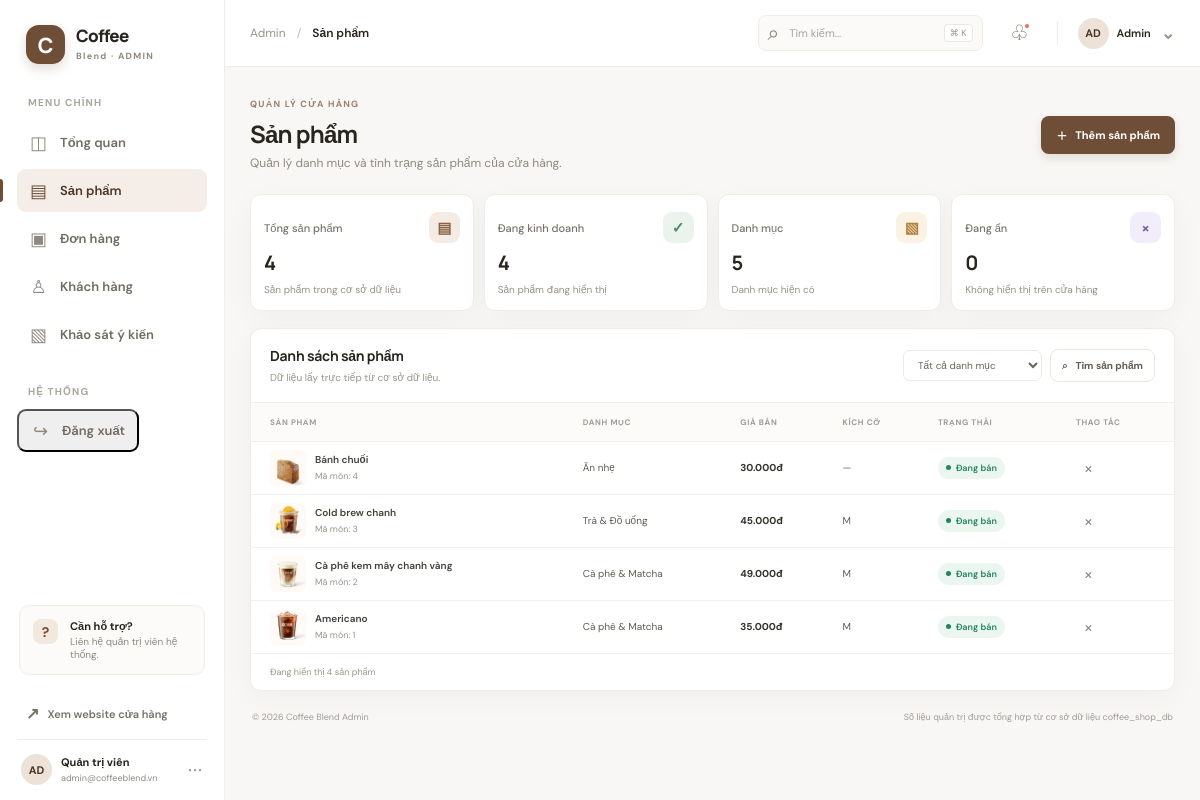
Page /admin/index.php?page=products (signed in) on the committed database.
### tables this page shows
CREATE TABLE SanPham (
    MaSP INT NOT NULL AUTO_INCREMENT,
    MaLoaiSP INT NOT NULL,
    TenSP VARCHAR(100) NOT NULL,
    KichCo VARCHAR(10) NULL,
    GiaBan DECIMAL(12, 2) NOT NULL,
    TrangThai TINYINT(1) NULL,
    HinhAnh VARCHAR(255) NULL,
    PRIMARY KEY (MaSP)
);

CREATE TABLE LoaiSanPham (
    MaLoaiSP INT NOT NULL AUTO_INCREMENT,
    TenLoaiSP VARCHAR(100) NOT NULL,
    ThuTuHienThi INT NULL,
    PRIMARY KEY (MaLoaiSP)
);

### admin/index.php (the view, shortened to what the rows shown need)
<?php
$isAdminAuthenticated = ($_SESSION['admin_authenticated'] ?? false) === true;
$page = $_GET['page'] ?? 'dashboard';
$products = [];
$orders = [];
$dashboard = [
    'revenue_today' => 0.0,
    'orders_today' => 0,
    'new_customers' => 0,
    'average_order' => 0.0,
    'revenue_week' => 0.0,
    'revenue_previous_week' => 0.0,
    'products_sold' => 0,
    'revenue_days' => [],
    'category_sales' => [],
    'customer_count' => 0,
    'loyal_customer_count' => 0,
    'survey_open' => 0,
    'survey_invitations' => 0,
    'survey_responses' => 0,
    'average_rating' => 0.0,
    'rating_counts' => [],
    'feedback_count' => 0,
];
if ($isAdminAuthenticated) {
    try {
        require_once __DIR__ . '/../connect.php';
        if (in_array($page, ['products', 'dashboard'], true)) {
            $productQuery = $conn->prepare(
                'SELECT sp.MaSP, sp.TenSP, sp.KichCo, sp.GiaBan, sp.TrangThai, sp.HinhAnh, ls.TenLoaiSP
                 FROM SanPham AS sp
                 INNER JOIN LoaiSanPham AS ls ON ls.MaLoaiSP = sp.MaLoaiSP
                 ORDER BY sp.MaSP DESC'
            );
            $productQuery->execute();
            $products = $productQuery->fetchAll();
        }
    } catch (Throwable $exception) {
        error_log('Admin data load failed: ' . $exception->getMessage());
        $adminError = 'Không thể tải dữ liệu quản trị. Hãy kiểm tra kết nối MySQL và cấu trúc cơ sở dữ liệu.';
    }
}
function money(int|float|string $amount): string
{
    return number_format((float) $amount, 0, ',', '.') . 'đ';
}
function status_class(string $status): string
{
    if (in_array($status, ['Hoàn thành', 'Hoàn tất', 'Đang bán', 'Thân thiết', 'Đang diễn ra', 'Đang mở'], true)) {
        return 'success';
    }
    return 'muted';
}
?>
<!DOCTYPE html>
<html lang="vi">
<head>
    <link rel="stylesheet" href="../css/open-iconic-bootstrap.min.css">
    <link rel="stylesheet" href="admin.css?v=2">
</head>
<body>
<div class="admin-shell">
    <main class="main-area">
        <div class="page-content">
            <?php if ($page === 'dashboard'): ?>
                <?php
                $revenueChartMaximum = max(1.0, ...array_map(
                    static fn (array $day): float => $day['revenue'],
                    $dashboard['revenue_days']
                ));
                $revenueAxisMaximum = $revenueChartMaximum > 0
                    ? max(1000000, (int) (ceil($revenueChartMaximum / 4 / 1000000) * 4000000))
                    : 0;
                $revenueChange = $dashboard['revenue_previous_week'] > 0
                    ? ($dashboard['revenue_week'] - $dashboard['revenue_previous_week']) / $dashboard['revenue_previous_week'] * 100
                    : null;
                $categoryMaximum = max(1, ...array_map(
                    static fn (array $category): int => (int) $category['SoLuongBan'],
                    $dashboard['category_sales']
                ));
                ?>
                <section class="welcome-row">
                    <div>
                        <div class="eyebrow">TỔNG QUAN</div>
                        <h1>Tổng quan kinh doanh <span aria-hidden="true">☀</span></h1>
                        <p class="page-subtitle">Đây là tình hình kinh doanh của cửa hàng hôm nay.</p>
                    </div>
                    <div class="button button-outline"><span aria-hidden="true">▦</span> <?= (new DateTimeImmutable('today'))->format('d/m/Y') ?></div>
                </section>
                <section class="stats-grid" aria-label="Chỉ số kinh doanh">
                    <article class="stat-card">
                        <div class="stat-top"><span>Doanh thu hôm nay</span><span class="stat-icon revenue-icon">₫</span></div>
                        <div class="stat-value"><?= money($dashboard['revenue_today']) ?></div>
                        <div class="stat-foot"><span>Doanh thu hóa đơn trong ngày</span></div>
                    </article>
                    <article class="stat-card">
                        <div class="stat-top"><span>Đơn hàng</span><span class="stat-icon order-icon">▣</span></div>
                        <div class="stat-value"><?= $dashboard['orders_today'] ?></div>
                        <div class="stat-foot"><span>Đơn được tạo hôm nay</span></div>
                    </article>
                    <article class="stat-card">
                        <div class="stat-top"><span>Khách hàng mới</span><span class="stat-icon customer-icon">♙</span></div>
                        <div class="stat-value"><?= $dashboard['new_customers'] ?></div>
                        <div class="stat-foot"><span>Khách đăng ký trong 30 ngày gần nhất</span></div>
                    </article>
                    <article class="stat-card">
                        <div class="stat-top"><span>Giá trị đơn trung bình</span><span class="stat-icon average-icon">⌁</span></div>
                        <div class="stat-value"><?= money($dashboard['average_order']) ?></div>
                        <div class="stat-foot"><span>Giá trị trung bình đơn hôm nay</span></div>
                    </article>
                </section>
                <section class="dashboard-grid">
                    <article class="panel revenue-panel">
                        <div class="panel-heading">
                            <div><h2>Doanh thu</h2><p>Biến động doanh thu trong tuần này</p></div>
                            <button class="select-button" type="button">Tuần này <span aria-hidden="true">⌄</span></button>
                        </div>
                        <div class="chart-summary"><strong><?= money($dashboard['revenue_week']) ?></strong>
                            <?php if ($revenueChange !== null): ?><span class="<?= $revenueChange >= 0 ? 'trend-up' : 'trend-down' ?>"><?= $revenueChange >= 0 ? '↗' : '↘' ?> <?= number_format(abs($revenueChange), 1, ',', '.') ?>%</span><small>so với 7 ngày trước đó</small><?php else: ?><small>Chưa có dữ liệu 7 ngày trước đó để so sánh.</small><?php endif; ?>
                        </div>
                        <div class="chart" role="img" aria-label="Biểu đồ doanh thu trong tuần: thứ Hai đến Chủ nhật">
                            <div class="chart-y-axis"><?php for ($tick = 4; $tick >= 0; $tick--): ?><span><?= number_format($revenueAxisMaximum * $tick / 4 / 1000000, 1, ',', '.') ?>tr</span><?php endfor; ?></div>
                            <div class="chart-plot">
                                <div class="chart-grid-lines"><i></i><i></i><i></i><i></i><i></i></div>
                                <div class="chart-bars">
                                    <?php foreach ($dashboard['revenue_days'] as $day): $height = $day['revenue'] > 0 ? max(2, (int) round($day['revenue'] / $revenueAxisMaximum * 100)) : 0; ?>
                                        <div class="chart-column"><span class="bar-value"><?= number_format($day['revenue'] / 1000000, 1, ',', '.') ?>tr</span><div class="bar" style="height: <?= $height ?>%"></div><span class="bar-label"><?= $day['label'] ?></span></div>
                                    <?php endforeach; ?>
                                </div>
                            </div>
                        </div>
                    </article>
                    <article class="panel category-panel">
                        <div class="panel-heading"><div><h2>Số món theo danh mục</h2><p>Tổng số lượng trong chi tiết hóa đơn</p></div><a class="text-link" href="?page=products">Chi tiết <span aria-hidden="true">→</span></a></div>
                        <div class="category-total"><strong><?= $dashboard['products_sold'] ?></strong><span>món đã bán</span></div>
                        <div class="category-list">
                            <?php foreach ($dashboard['category_sales'] as $categorySale): $soldCount = (int) $categorySale['SoLuongBan']; $share = $dashboard['products_sold'] > 0 ? (int) round($soldCount / $dashboard['products_sold'] * 100) : 0; $barWidth = (int) round($soldCount / $categoryMaximum * 100); ?>
                            <div class="category-row"><span class="category-dot dot-other"></span><span><?= htmlspecialchars($categorySale['TenLoaiSP'], ENT_QUOTES, 'UTF-8') ?></span><strong><?= $soldCount ?></strong><div class="mini-track"><i style="width: <?= $barWidth ?>%"></i></div><small><?= $share ?>%</small></div>
                            <?php endforeach; ?>
                        </div>
                        <?php if ($dashboard['products_sold'] === 0): ?><div class="category-note">Chưa có sản phẩm nào trong chi tiết hóa đơn.</div><?php endif; ?>
                    </article>
                </section>
                <section class="panel table-panel">
                    <div class="panel-heading table-heading">
                        <div><h2>Đơn hàng gần đây</h2><p>Theo dõi các đơn hàng mới nhất của cửa hàng.</p></div>
                        <a class="button button-outline button-small" href="?page=orders">Xem tất cả <span aria-hidden="true">→</span></a>
                    </div>
                    <div class="table-scroll">
                        <table class="data-table">
                            <thead><tr><th>MÃ ĐƠN</th><th>KHÁCH HÀNG</th><th>THỜI GIAN</th><th>SẢN PHẨM</th><th>TỔNG TIỀN</th><th>TRẠNG THÁI</th><th></th></tr></thead>
                            <tbody>
                            <?php foreach (array_slice($orders, 0, 4) as $order): ?>
                                <?php $orderStatus = (string) ($order['TrangThai'] ?? 'Chờ xác nhận'); ?>
                                <tr data-search-row>
                                    <td class="order-id">#<?= (int) $order['MaHD'] ?></td>
                                    <td><?= htmlspecialchars($order['TenNguoiNhan'] ?? 'Khách hàng', ENT_QUOTES, 'UTF-8') ?></td>
                                    <td class="muted-cell"><?= htmlspecialchars((string) ($order['NgayTao'] ?? ''), ENT_QUOTES, 'UTF-8') ?></td>
                                    <td><?= (int) $order['SoSanPham'] ?> món</td><td class="money-cell"><?= money($order['TongTien'] ?? 0) ?></td>
                                    <td><span class="status status-<?= status_class($orderStatus) ?>"><i></i><?= htmlspecialchars($orderStatus, ENT_QUOTES, 'UTF-8') ?></span></td>
                                    <td></td>
                                </tr>
                            <?php endforeach; ?>
                            <?php if ($orders === []): ?><tr><td colspan="7" class="muted-cell">Chưa có đơn hàng trong cơ sở dữ liệu.</td></tr><?php endif; ?>
                            </tbody>
                        </table>
                    </div>
                </section>
            <?php elseif ($page === 'products'): ?>
                <section class="welcome-row page-title-row">
                    <div><div class="eyebrow">QUẢN LÝ CỬA HÀNG</div><h1>Sản phẩm</h1><p class="page-subtitle">Quản lý danh mục và tình trạng sản phẩm của cửa hàng.</p></div>
                </section>
                <section class="panel table-panel">
                    <div class="panel-heading table-heading"><div><h2>Danh sách sản phẩm</h2></div></div>
                    <div class="table-scroll">
                        <table class="data-table">
                            <thead><tr><th>SẢN PHẨM</th><th>DANH MỤC</th><th>GIÁ BÁN</th><th>KÍCH CỠ</th><th>TRẠNG THÁI</th><th>THAO TÁC</th></tr></thead>
                            <tbody>
                            <?php foreach ($products as $product): ?>
                                <?php $productStatus = (bool) ($product['TrangThai'] ?? 1) ? 'Đang bán' : 'Ngừng bán'; ?>
                                <tr data-search-row>
                                    <td><div class="product-cell"><img src="../images/<?= rawurlencode((string) ($product['HinhAnh'] ?? 'menu-1.jpg')) ?>" alt="<?= htmlspecialchars($product['TenSP'], ENT_QUOTES, 'UTF-8') ?>"><div><strong><?= htmlspecialchars($product['TenSP'], ENT_QUOTES, 'UTF-8') ?></strong><small>Mã món: <?= (int) $product['MaSP'] ?></small></div></div></td>
                                    <td><?= htmlspecialchars($product['TenLoaiSP'], ENT_QUOTES, 'UTF-8') ?></td><td class="money-cell"><?= money($product['GiaBan']) ?></td>
                                    <td><?= htmlspecialchars($product['KichCo'] ?? '—', ENT_QUOTES, 'UTF-8') ?></td>
                                    <td><span class="status status-<?= status_class($productStatus) ?>"><i></i><?= $productStatus ?></span></td>
                                    <td><form method="post" action="index.php?page=products" onsubmit="return confirm('Xóa hoặc ẩn sản phẩm này?')"><button class="row-more" type="submit" aria-label="Xóa <?= htmlspecialchars($product['TenSP'], ENT_QUOTES, 'UTF-8') ?>">×</button></form></td>
                                </tr>
                            <?php endforeach; ?>
                            </tbody>
                        </table>
                    </div>
                </section>
            <?php endif; ?>
        </div>
    </main>
</div>
</body>
</html>

### rows in the picture
sanpham: HinhAnh (picture), TenSP "Bánh chuối", MaSP "4", MaLoaiSP.TenLoaiSP "Ăn nhẹ", GiaBan "30.000đ", KichCo "—", TrangThai "Đang bán"
sanpham: HinhAnh (picture), TenSP "Cold brew chanh", MaSP "3", MaLoaiSP.TenLoaiSP "Trà & Đồ uống", GiaBan "45.000đ", KichCo "M", TrangThai "Đang bán"
sanpham: HinhAnh (picture), TenSP "Cà phê kem mây chanh vàng", MaSP "2", MaLoaiSP.TenLoaiSP "Cà phê & Matcha", GiaBan "49.000đ", KichCo "M", TrangThai "Đang bán"
sanpham: HinhAnh (picture), TenSP "Americano", MaSP "1", MaLoaiSP.TenLoaiSP "Cà phê & Matcha", GiaBan "35.000đ", KichCo "M", TrangThai "Đang bán"

### other values in the picture
$icon "◫ ▤ ▣ ♙ ▧"
$label "Tổng quan Sản phẩm Đơn hàng Khách hàng Khảo sát ý kiến"
$title "Sản phẩm"
count($products) "4"
count($categories) "5"
